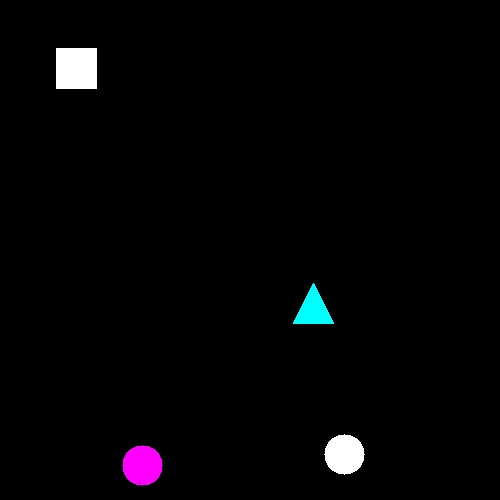
#> input picture images/shapeMultiFind/097.jpg, 500 x 500 px, found by its file name
$ python basic_figures_finder.py
#> lines starting #> are read from the running program, lines starting #| are printed output that depends on the picture; after the words box and inside, x2 and y2 are one past the last pixel; in counts of white or black regions, pixels touching at a corner belong together
import cv2
import numpy as np

image = cv2.imread("./images/shapeMultiFind/097.jpg")
#> image is the input picture: shape (500, 500, 3); mean B, G, R 5.2, 3.9, 4.3

def find_nearest_color(px, vocab):
    min_dist = float('inf')
    nearest_col = ''
    for key, value in colors.items():
        dist = np.linalg.norm(np.array(px) - np.array(key))
        if dist < min_dist:
            min_dist = dist
            nearest_col = vocab[key]
    return nearest_col

colors = {(255,255,255):"white",
          (0,0,255):"red",
          (0,255,0):"green",
          (255,0,0):"blue",
          (0,255,255):"yellow",
          (255,0,255):"purple",
          (255,255,0):"aqua"}

img_gray = cv2.cvtColor(image, cv2.COLOR_BGR2GRAY)
img_bin = np.where(img_gray > 15, 255, 0).astype(np.uint8)
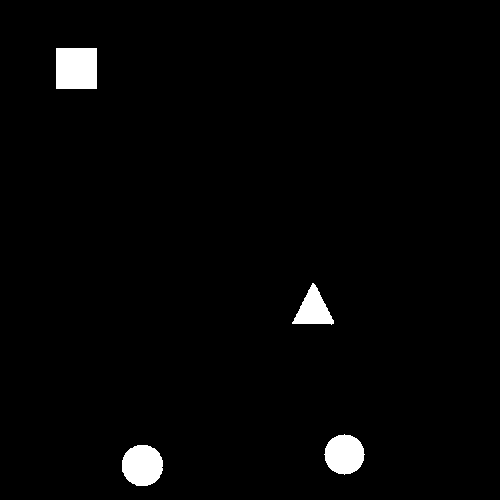
#> img_bin: shape (500, 500); 2.1% white; 4 white regions

cont, hierarchy = cv2.findContours(img_bin, cv2.RETR_EXTERNAL, cv2.CHAIN_APPROX_SIMPLE)
#> cont = 4 contours; box (x1, y1, x2, y2) and area: (56, 48, 97, 89) 1600, (122, 445, 163, 486) 1295, (324, 434, 365, 475) 1200, (292, 283, 334, 325) 874
for i in range(len(cont)):
    x, y, w, h = cv2.boundingRect(cont[i])
    x_center = x + w // 2
    y_center = y + h // 2
    bound = img_bin[y:y+h, x:x+w]
    if np.mean(bound) < 150:
        shape = 'triangle'
    elif np.mean(bound) > 240:
        shape = 'square'
    else:
        shape = 'circle'
    color = find_nearest_color(image[y_center, x_center], colors)
    print(f'{(x_center, y_center)} - {color} {shape}')
#> this loop made 4 passes
#> (x, y, w, h, x_center, y_center, shape, color) on passes 1 to 4: (122, 445, 41, 41, 142, 465, 'circle', 'purple'), (324, 434, 41, 41, 344, 454, 'circle', 'white'), (292, 283, 42, 42, 313, 304, 'triangle', 'aqua'), (56, 48, 41, 41, 76, 68, 'square', 'white')
#| (142, 465) - purple circle
#| (344, 454) - white circle
#| (313, 304) - aqua triangle
#| (76, 68) - white square
#> pass 1, `bound = img_bin[y:y+h, x:x+w]`:
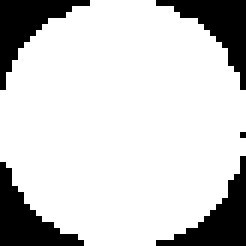
#> bound: shape (41, 41) (shown 6 times larger); 80.5% white; 5 black regions (1 under 20 px), largest, box (x1, y1, x2, y2) and area: (26, 0, 41, 15) 82, (0, 27, 14, 41) 82, (0, 0, 15, 15) 81, (26, 26, 41, 41) 81
#> pass 2, `bound = img_bin[y:y+h, x:x+w]`:
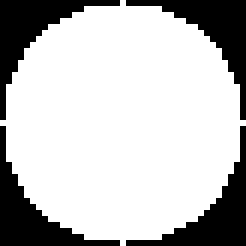
#> bound: shape (41, 41) (shown 6 times larger); 74.8% white; 4 black regions, box (x1, y1, x2, y2) and area: (0, 0, 20, 20) 106, (21, 0, 41, 20) 106, (0, 21, 20, 41) 106, (21, 21, 41, 41) 106
#> pass 3, `bound = img_bin[y:y+h, x:x+w]`:
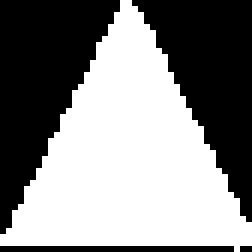
#> bound: shape (42, 42) (shown 6 times larger); 53.1% white; 4 black regions (1 under 20 px), largest, box (x1, y1, x2, y2) and area: (0, 0, 20, 39) 413, (22, 0, 42, 37) 374, (0, 41, 39, 42) 39

$ run again, with images/shapeMultiFind/093.jpg copied over images/shapeMultiFind/097.jpg
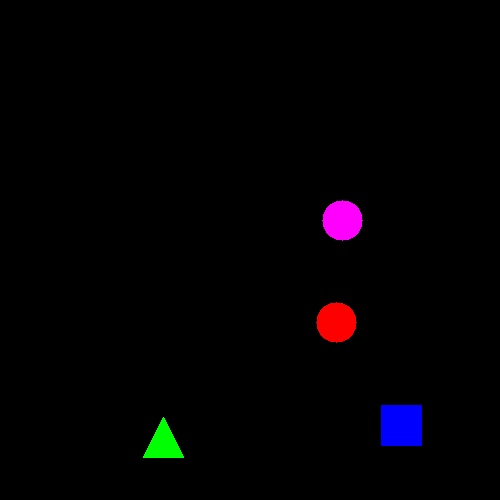
#> input picture images/shapeMultiFind/093.jpg, 500 x 500 px, found by its file name
#> image is the input picture: shape (500, 500, 3); mean B, G, R 3.1, 1, 2.6
#> `img_bin = np.where(img_gray > 15, 255, 0).astype(np.uint8)`:
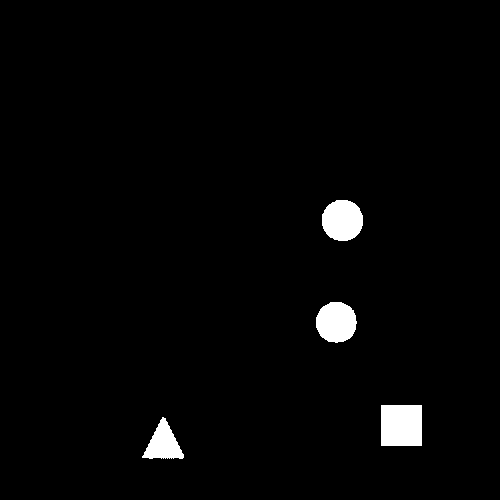
#> img_bin: shape (500, 500); 2.1% white; 4 white regions
#> cont = 4 contours; box (x1, y1, x2, y2) and area: (381, 405, 422, 446) 1600, (322, 200, 363, 241) 1295, (316, 302, 357, 343) 1262, (142, 417, 184, 459) 894
#> the loop `for i in range(len(cont)):` made 4 passes
#> (x, y, w, h, x_center, y_center, shape, color) on passes 1 to 4: (142, 417, 42, 42, 163, 438, 'triangle', 'green'), (381, 405, 41, 41, 401, 425, 'square', 'blue'), (316, 302, 41, 41, 336, 322, 'circle', 'red'), (322, 200, 41, 41, 342, 220, 'circle', 'purple')
#> (printed output is left out)
#> pass 3, `bound = img_bin[y:y+h, x:x+w]`:
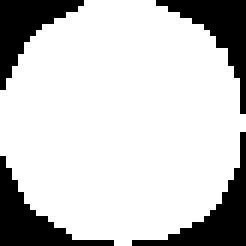
#> bound: shape (41, 41) (shown 6 times larger); 78.6% white; 4 black regions, box (x1, y1, x2, y2) and area: (22, 22, 41, 41) 94, (26, 0, 41, 19) 90, (0, 26, 19, 41) 90, (0, 0, 14, 15) 85

$ run again, with images/shapeMultiFind/099.jpg copied over images/shapeMultiFind/097.jpg
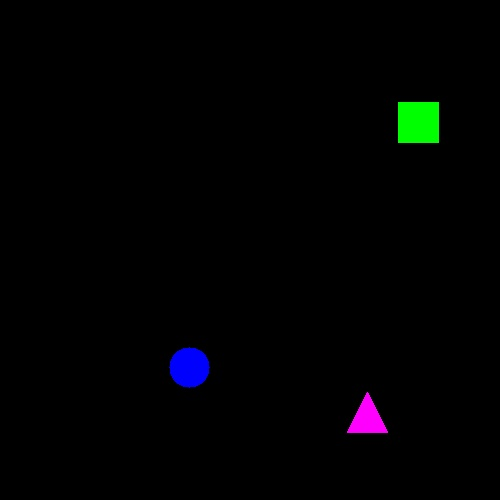
#> input picture images/shapeMultiFind/099.jpg, 500 x 500 px, found by its file name
#> image is the input picture: shape (500, 500, 3); mean B, G, R 2.2, 1.8, 1
#> `img_bin = np.where(img_gray > 15, 255, 0).astype(np.uint8)`:
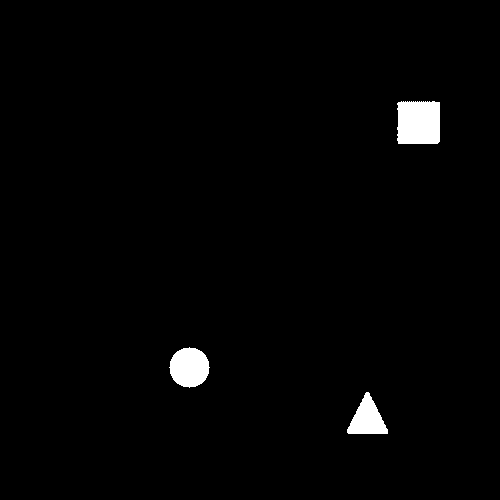
#> img_bin: shape (500, 500); 1.6% white; 3 white regions
#> cont = 3 contours; box (x1, y1, x2, y2) and area: (397, 101, 440, 144) 1709, (169, 347, 210, 388) 1200, (347, 392, 388, 434) 926
#> the loop `for i in range(len(cont)):` made 3 passes
#> (x, y, w, h, x_center, y_center, shape, color) on passes 1 to 3: (347, 392, 41, 42, 367, 413, 'triangle', 'purple'), (169, 347, 41, 41, 189, 367, 'circle', 'blue'), (397, 101, 43, 43, 418, 122, 'square', 'green')
#> (printed output is left out)
#> pass 3, `bound = img_bin[y:y+h, x:x+w]`:
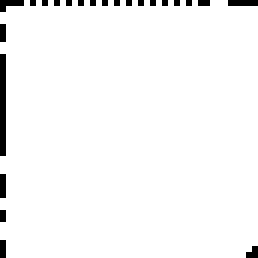
#> bound: shape (43, 43) (shown 6 times larger); 96.9% white; black in thin lines or dots
